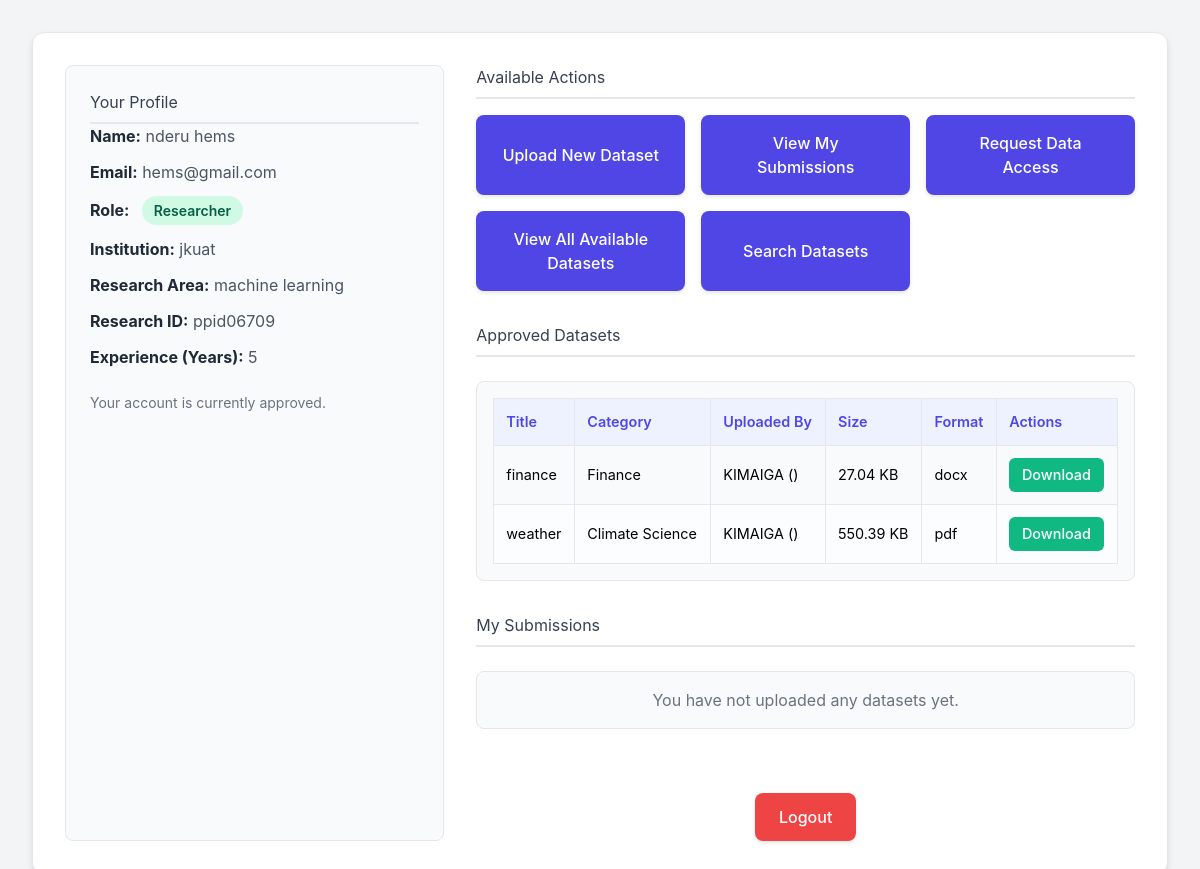
The app's page /dashboard.php (signed in) with its own data.
### tables this page shows
CREATE TABLE `users` (
  `id` int(11) NOT NULL,
  `name` varchar(255) NOT NULL,
  `email` varchar(255) NOT NULL,
  `password_hash` varchar(255) NOT NULL,
  `role` enum('normal_user','student','researcher','academic','contributor','curator') NOT NULL DEFAULT 'normal_user',
  `is_approved` tinyint(1) NOT NULL DEFAULT 1,
  `institution` varchar(255) DEFAULT NULL,
  `student_id` varchar(255) DEFAULT NULL,
  `course_of_study` varchar(255) DEFAULT NULL,
  `year_of_study` int(11) DEFAULT NULL,
  `research_area` varchar(255) DEFAULT NULL,
  `research_id` varchar(255) DEFAULT NULL,
  `experience` int(11) DEFAULT NULL,
  `academic_institution` varchar(255) DEFAULT NULL,
  `department` varchar(255) DEFAULT NULL,
  `designation` varchar(255) DEFAULT NULL,
  `academic_email` varchar(255) DEFAULT NULL,
  `organization_name` varchar(255) DEFAULT NULL,
  `type_of_data` varchar(255) DEFAULT NULL,
  `contact_info` varchar(255) DEFAULT NULL,
  `area_of_expertise` varchar(255) DEFAULT NULL,
  `curator_institution` varchar(255) DEFAULT NULL,
  `curator_experience` int(11) DEFAULT NULL,
  `created_at` timestamp NOT NULL DEFAULT current_timestamp(),
  `updated_at` timestamp NOT NULL DEFAULT current_timestamp() ON UPDATE current_timestamp()
);

CREATE TABLE `datasets` (
  `id` int(11) NOT NULL,
  `title` varchar(255) NOT NULL,
  `description` text DEFAULT NULL,
  `file_path` varchar(255) NOT NULL,
  `file_size` varchar(50) DEFAULT NULL,
  `file_format` varchar(50) DEFAULT NULL,
  `uploaded_by_user_id` int(11) NOT NULL,
  `category_id` int(11) DEFAULT NULL,
  `metadata_summary` longtext DEFAULT NULL CHECK (json_valid(`metadata_summary`)),
  `status` enum('pending','approved','disapproved') NOT NULL DEFAULT 'pending',
  `approval_notes` text DEFAULT NULL,
  `uploaded_at` timestamp NOT NULL DEFAULT current_timestamp(),
  `approved_at` timestamp NULL DEFAULT NULL
);

CREATE TABLE `categories` (
  `id` int(11) NOT NULL,
  `name` varchar(100) NOT NULL,
  `description` text DEFAULT NULL,
  `created_at` timestamp NOT NULL DEFAULT current_timestamp()
);

### dashboard.php (the view, shortened to what this page needs)
<?php
require_once 'db_connection.php';
$user_id = $_SESSION['user_id'];
$user_name = $_SESSION['user_name'];
$user_email = $_SESSION['user_email'];
$user_role = $_SESSION['user_role'];
$additional_user_details = [];
$sql_user_details = "SELECT * FROM users WHERE id = ?";
if ($stmt = $mysqli->prepare($sql_user_details)) {
    $stmt->bind_param("i", $user_id);
    $stmt->execute();
    $result = $stmt->get_result();
    if ($result->num_rows > 0) {
        $additional_user_details = $result->fetch_assoc();
    }
} else {
    error_log("Error preparing user details query: " . $mysqli->error);
}
$approved_datasets = [];
$sql_approved_datasets = "SELECT d.id, d.title, d.description, d.file_size, d.file_format,
                                 u.name AS uploaded_by_name, u.role AS uploader_role,
                                 c.name AS category_name, d.uploaded_at
                          FROM datasets d
                          JOIN users u ON d.uploaded_by_user_id = u.id
                          LEFT JOIN categories c ON d.category_id = c.id
                          WHERE d.status = 'approved'
                          ORDER BY d.uploaded_at DESC";
if ($result = $mysqli->query($sql_approved_datasets)) {
    while ($row = $result->fetch_assoc()) {
        $approved_datasets[] = $row;
    }
} else {
    error_log("Error fetching approved datasets: " . $mysqli->error);
}
$my_submissions = [];
?>
<!DOCTYPE html>
<html lang="en">
<head>
    <script src="https://cdn.tailwindcss.com"></script>
</head>
<body>
    <div class="dashboard-container">
        <div class="left-panel">
            <h2 class="text-left">Your Profile</h2>
            <div class="user-detail-item">
                <strong>Name:</strong> <?php echo htmlspecialchars($user_name); ?>
            </div>
            <div class="user-detail-item">
                <strong>Email:</strong> <?php echo htmlspecialchars($user_email); ?>
            </div>
            <div class="user-detail-item">
                <strong>Role:</strong>
                <span class="user-role-badge role-<?php echo htmlspecialchars($user_role); ?>">
                    <?php echo htmlspecialchars(ucwords(str_replace('_', ' ', $user_role))); ?>
                </span>
            </div>
            <?php if ($user_role === 'student' && isset($additional_user_details['institution'])): ?>
                <div class="user-detail-item">
                    <strong>Institution:</strong> <?php echo htmlspecialchars($additional_user_details['institution']); ?>
                </div>
                <div class="user-detail-item">
                    <strong>Student ID:</strong> <?php echo htmlspecialchars($additional_user_details['student_id']); ?>
                </div>
                <div class="user-detail-item">
                    <strong>Course:</strong> <?php echo htmlspecialchars($additional_user_details['course_of_study']); ?>
                </div>
                <div class="user-detail-item">
                    <strong>Year:</strong> <?php echo htmlspecialchars($additional_user_details['year_of_study']); ?>
                </div>
            <?php elseif ($user_role === 'researcher' && isset($additional_user_details['research_area'])): ?>
                <div class="user-detail-item">
                    <strong>Institution:</strong> <?php echo htmlspecialchars($additional_user_details['institution']); ?>
                </div>
                <div class="user-detail-item">
                    <strong>Research Area:</strong> <?php echo htmlspecialchars($additional_user_details['research_area']); ?>
                </div>
                <div class="user-detail-item">
                    <strong>Research ID:</strong> <?php echo htmlspecialchars($additional_user_details['research_id']); ?>
                </div>
                <div class="user-detail-item">
                    <strong>Experience (Years):</strong> <?php echo htmlspecialchars($additional_user_details['experience']); ?>
                </div>
            <?php endif; ?>
            <p class="mt-6 text-gray-500 text-sm">
                Your account is currently <?php echo $additional_user_details['is_approved'] ? 'approved' : 'awaiting approval'; ?>.
            </p>
        </div>
        <div class="right-panel">
            <h2 class="text-left">Available Actions</h2>
            <div class="action-list">
                <?php
                if ($user_role === 'researcher' || $user_role === 'contributor'): ?>
                    <a href="upload_dataset.php">Upload New Dataset</a>
                    <a href="#my-submissions">View My Submissions</a>
                    <a href="#">Request Data Access</a>
                <?php elseif ($user_role === 'curator'): ?>
                    <a href="#">Review Pending Datasets</a>
                    <a href="#">Manage Approved Datasets</a>
                <?php elseif ($user_role === 'student'): ?>
                    <a href="#">Submit Coursework</a>
                <?php elseif ($user_role === 'academic'): ?>
                    <a href="#">Upload Teaching Materials</a>
                    <a href="#">Supervise Students</a>
                <?php endif; ?>
                <a href="#">View All Available Datasets</a>
                <a href="#">Search Datasets</a>
            </div>
            <h2 class="text-left mt-8">Approved Datasets</h2>
            <div class="dataset-table-container">
                <?php if (empty($approved_datasets)): ?>
                    <p class="text-center text-gray-500">No approved datasets available yet.</p>
                <?php else: ?>
                    <table class="dataset-table">
                        <thead>
                            <tr>
                                <th>Title</th>
                                <th>Category</th>
                                <th>Uploaded By</th>
                                <th>Size</th>
                                <th>Format</th>
                                <th>Actions</th>
                            </tr>
                        </thead>
                        <tbody>
                            <?php foreach ($approved_datasets as $dataset): ?>
                                <tr>
                                    <td><?php echo htmlspecialchars($dataset['title']); ?></td>
                                    <td><?php echo htmlspecialchars($dataset['category_name'] ?? 'N/A'); ?></td>
                                    <td><?php echo htmlspecialchars($dataset['uploaded_by_name']); ?> (<?php echo htmlspecialchars($dataset['uploader_role']); ?>)</td>
                                    <td><?php echo htmlspecialchars($dataset['file_size']); ?></td>
                                    <td><?php echo htmlspecialchars($dataset['file_format']); ?></td>
                                    <td>
                                        <?php if ($user_role === 'normal_user'): ?>
                                            <a href="payment.php?dataset_id=<?php echo htmlspecialchars($dataset['id']); ?>" class="download-btn bg-blue-500 hover:bg-blue-600">Download (Payment)</a>
                                        <?php else:  ?>
                                            <a href="download_file.php?dataset_id=<?php echo htmlspecialchars($dataset['id']); ?>" class="download-btn">Download</a>
                                        <?php endif; ?>
                                    </td>
                                </tr>
                            <?php endforeach; ?>
                        </tbody>
                    </table>
                <?php endif; ?>
            </div>
            <?php if (in_array($user_role, ['researcher', 'contributor'])): ?>
                <h2 id="my-submissions" class="text-left mt-8">My Submissions</h2>
                <div class="dataset-table-container">
                    <?php if (empty($my_submissions)): ?>
                        <p class="text-center text-gray-500">You have not uploaded any datasets yet.</p>
                    <?php endif; ?>
                </div>
            <?php endif; ?>
            <div class="text-center mt-8">
                <a href="logout.php" class="logout-btn">Logout</a>
            </div>
        </div>
    </div>
</body>
</html>

### dashboard.php (style rules this page uses)
body { font-family: 'Inter', sans-serif; background-color: #f3f4f6; min-height: 100vh; margin: 0; padding: 2rem; }
.dashboard-container { max-width: 1200px; margin: 0 auto; background-color: #ffffff; padding: 2rem; border-radius: 0.75rem; box-shadow: 0 4px 6px rgba(0,0,0,0.1); border: 1px solid #e5e7eb; display: flex; flex-wrap: wrap; gap: 2rem; }
.left-panel { flex: 1; min-width: 280px; background-color: #f9fafb; padding: 1.5rem; border-radius: 0.5rem; border: 1px solid #e5e7eb; }
.right-panel { flex: 2; min-width: 320px; padding: 0; }
h2 { font-size: 1.75rem; font-weight: 600; color: #374151; margin-bottom: 1rem; border-bottom: 2px solid #e5e7eb; padding-bottom: 0.5rem; }
.user-detail-item { margin-bottom: 0.75rem; font-size: 1rem; color: #4b5563; }
.user-detail-item strong { color: #1f2937; }
.user-role-badge { display: inline-block; padding: 0.25rem 0.75rem; border-radius: 9999px; font-weight: 600; font-size: 0.875rem; margin-left: 0.5rem; }
.role-researcher { background-color: #d1fae5; color: #065f46; }
.action-list { margin-top: 1rem; display: grid; grid-template-columns: repeat(auto-fit, minmax(200px, 1fr)); gap: 1rem; }
.action-list a { display: flex; justify-content: center; align-items: center; padding: 1rem 1.5rem; background-color: #4f46e5; color: white; border-radius: 0.5rem; text-decoration: none; font-weight: 500; transition: background-color 0.2s ease-in-out, transform 0.1s ease-in-out; box-shadow: 0 2px 4px rgba(0,0,0,0.1); text-align: center; }
.logout-btn { margin-top: 2rem; display: inline-block; padding: 0.75rem 1.5rem; background-color: #ef4444; color: white; border-radius: 0.5rem; text-decoration: none; font-weight: 500; transition: background-color 0.2s ease-in-out; box-shadow: 0 2px 4px rgba(0,0,0,0.1); }
.dataset-table-container { overflow-x: auto; margin-top: 1.5rem; border: 1px solid #e5e7eb; border-radius: 0.5rem; padding: 1rem; background-color: #f9fafb; }
.dataset-table { width: 100%; border-collapse: collapse; }
.dataset-table th, .dataset-table td { padding: 0.75rem; border: 1px solid #e5e7eb; text-align: left; font-size: 0.9rem; }
.dataset-table th { background-color: #eef2ff; font-weight: 600; color: #4f46e5; }
.dataset-table tr:nth-child(even) { background-color: #fcfdfe; }
.download-btn { display: inline-block; padding: 0.4rem 0.8rem; background-color: #10b981; color: white; border-radius: 0.375rem; text-decoration: none; font-weight: 500; transition: background-color 0.2s ease-in-out; white-space: nowrap; }

### records on screen
users: institution "jkuat", research_area "machine learning", research "ppid06709", experience "5"
datasets: title "finance", category.name "Finance", uploaded_by_user.name "KIMAIGA", file_size "27.04 KB", file_format "docx"
datasets: title "weather", category.name "Climate Science", uploaded_by_user.name "KIMAIGA", file_size "550.39 KB", file_format "pdf"

### other values on screen
$user_name "nderu hems"
$user_email "hems@gmail.com"
str_replace('_', ' ', $user_role) "Researcher"
